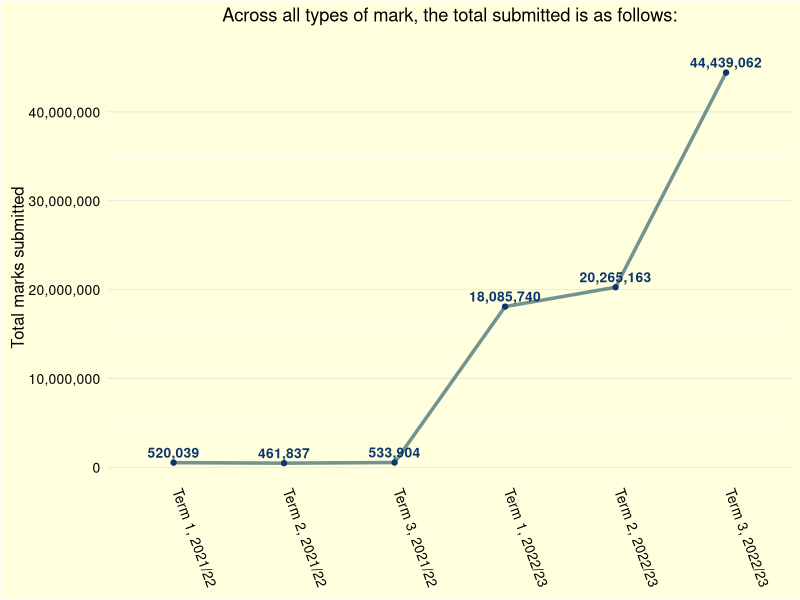
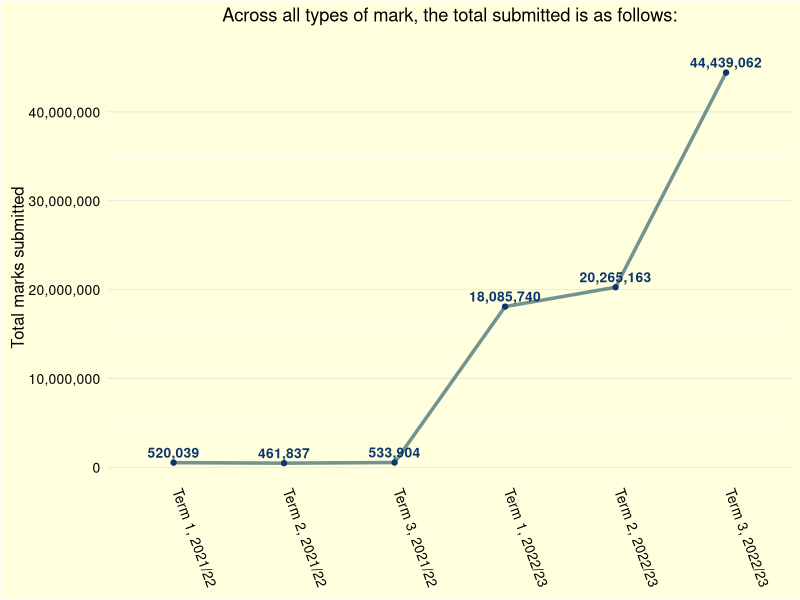

Write the R code that produced these figures, in order.
library(tidyverse)
library(scales)

df <- tibble(y = c(520039,461837,533904,18085740,20265163,44439062),
             x = factor(c("Term 1, 2021/22","Term 2, 2021/22","Term 3, 2021/22",
                     "Term 1, 2022/23","Term 2, 2022/23","Term 3, 2022/23"),
                     levels = c("Term 1, 2021/22","Term 2, 2021/22","Term 3, 2021/22",
                                "Term 1, 2022/23","Term 2, 2022/23","Term 3, 2022/23")))
typeof(df$y) 
typeof(df$x)

Light_grey <- c("#FFFFDD") #Light grey for the background
Blue <- c("#279EFF") #Blue
Light_blue <- c("#9DC3E5") #Light blue
Dark_blue <- c("#0C356A") #Dark blue
Green <- c("#016A70") #Green
yellow_green <- c("#D2DE32") #yellow green
Dark_green <- c("#A2C579") #Dark green
dark_greenish <- c("#164B60")

title_prep <- "Across all types of mark, the total submitted is as follows:\n"
ggplot(data = df, aes(x = x, y = y,group = 1 )) +
  geom_line(color=dark_greenish,size = 1.2,alpha=.6)+
  geom_point(color=Dark_blue)+
  geom_text(aes(label=comma(y)), vjust=-0.5, color=Dark_blue,
                        position = position_dodge(0), size=3.5, fontface = "bold") + 
  ylab("Total marks submitted")+
  ggtitle(title_prep)+
  theme(plot.title = element_text(hjust = 0.5)) +
  theme(
    plot.background = element_rect(fill = c(Light_grey)),
    panel.background = element_rect(fill = c(Light_grey)),
    #remove y axis labels
    axis.ticks.y = element_blank(),
    axis.ticks.x = element_blank(),#remove y axis ticks
    # remove the vertical grid lines
    panel.grid.major.x = element_blank() ,
    # explicitly set the horizontal lines (or they will disappear too)
    panel.grid.major.y = element_line( size=.1, color=Light_blue ) 
  ) +
  
  theme(axis.text.x = element_text(colour = 'black', angle = -70,
                                   size = 10, hjust = -0.1, vjust = 
                                     0.5),axis.title.x=element_blank())+ 
  theme(strip.text.y = element_text(size = 11, hjust = 0.5,
                                    vjust = 0.5, face = 'bold'))+
  theme(axis.text.y = element_text(colour = 'black', size = 10),
        axis.title.y = element_text(size = 12,
                                    hjust = 0.5, vjust = 0.2))+
  scale_y_continuous(labels = scales::label_comma())

ggsave("visuals/marks_sub.png",width = 2500, height = 2500,units = "px")
  